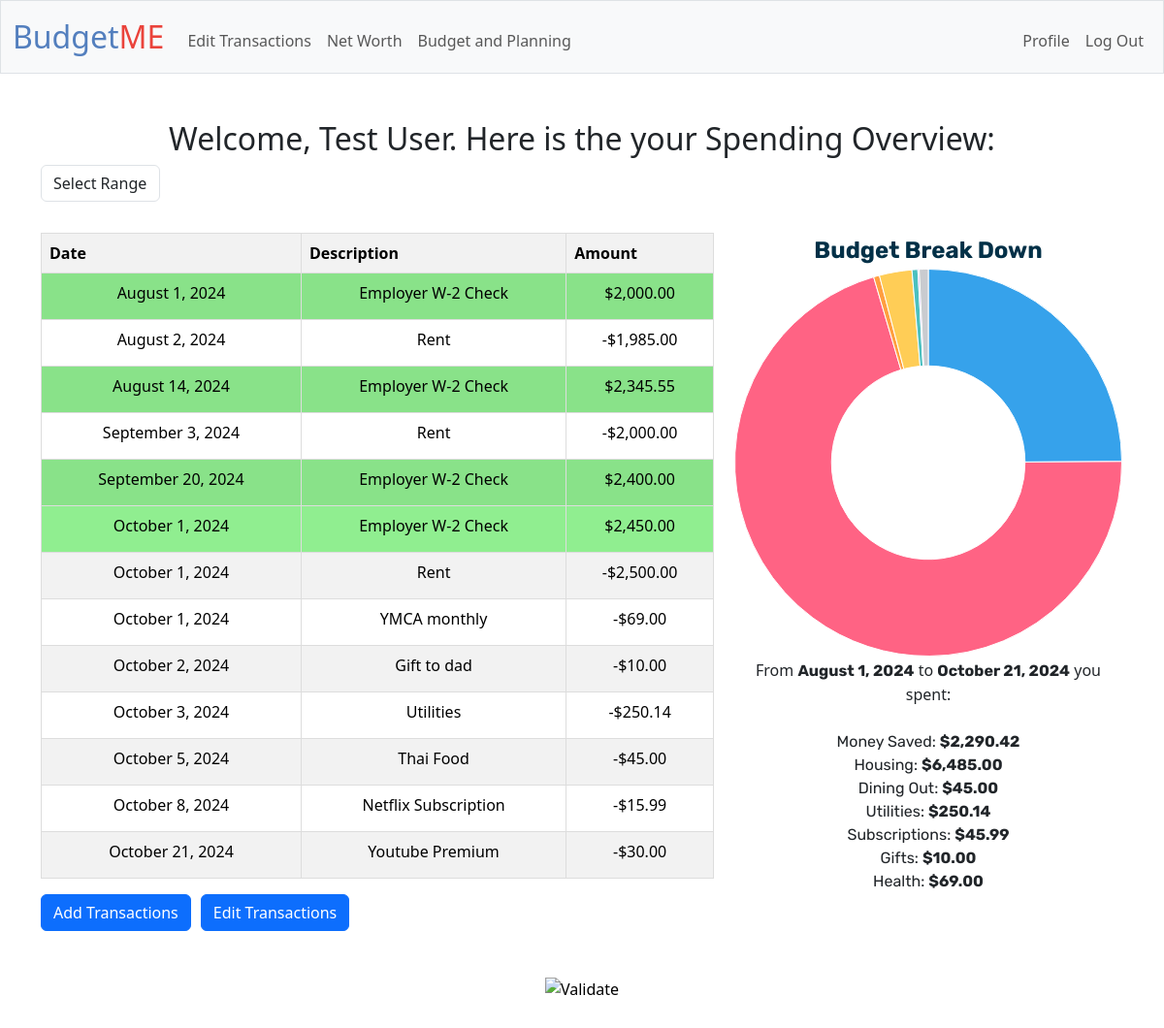
Screenshot of /reports (signed in) with the database file from the repository.
### tables this page shows
CREATE TABLE transactions (id INTEGER PRIMARY KEY AUTOINCREMENT, user_id INTEGER NOT NULL, type TEXT NOT NULL, amount REAL NOT NULL, description TEXT, category TEXT, transaction_date DATETIME DEFAULT CURRENT_TIMESTAMP, source TEXT, FOREIGN KEY (user_id) REFERENCES
 users(id) ON DELETE CASCADE);

### app.py (the view, shortened to what this page needs)
@app.route("/reports", methods=["GET"])
@login_required
def reports():
    if request.args.get('startMonth') and request.args.get('endMonth'):
        start_month = request.args.get('startMonth') + "-01"
        end_month = request.args.get('endMonth') + "-31"
        user_data = db.execute("SELECT id, type, amount, description, category, transaction_date, source FROM transactions WHERE user_id = ? AND transaction_date\
                                BETWEEN ? AND ?", session["user_id"], start_month, end_month)
    else:
        user_data = db.execute("SELECT id, type, amount, description, category, transaction_date, source FROM transactions WHERE user_id = ?", session["user_id"])
    pie_chart_data_dict = {
        'money_saved': 0,
    }
    chart_description = []
    for i in user_data:
        if i['type'] == 'income':
            pie_chart_data_dict['money_saved'] = pie_chart_data_dict['money_saved'] + i['amount']
        else:
            pie_chart_data_dict[i['category']] = pie_chart_data_dict.get(i['category'], 0) + i['amount']
            pie_chart_data_dict['money_saved'] = pie_chart_data_dict['money_saved'] - i['amount']
    chart_labels, chart_data = [], []
    for key, value in pie_chart_data_dict.items():
        chart_labels.append(category_format(key))
        chart_data.append(int(value))
        chart_description.append({'category': category_format(key), 'amount': usd(value)})
    user_data.sort(key=lambda x: x['transaction_date'])
    """Render Monthly and Yearly statistics here"""
    return render_template("reports.html", user_data=user_data, chart_description=chart_description, chart_labels=chart_labels, chart_data=chart_data, name=session["username"])

### app.py (called while the page is built)
@app.after_request
def after_request(response):
    response.headers["Cache-Control"] = "no-cache, no-store, must-revalidate"
    response.headers["Expires"] = 0
    response.headers["Pragma"] = "no-cache"
    return response

### helpers.py (called while the page is built)
def login_required(f):
    @wraps(f)
    def decorated_function(*args, **kwargs):
        if session.get("user_id") is None:
            return redirect("/login")
        return f(*args, **kwargs)
    return decorated_function

def usd(value, type=""):
    if type == 'expense':
        return f"-${value:,.2f}"
    else:
        return f"${value:,.2f}"

def date_format(str):
    MONTHS = {
    1: "January", 2: "February", 3: "March", 4: "April", 5: "May", 6: "June", 7: "July", 8: "August", 9: "September", 10: "October", 11: "November", 12: "December"}
    split = str.split("-")
    return f"{MONTHS[int(split[1])]} {int(split[2])}, {split[0]}"

def category_format(str):
    answer = ""
    for i in range(0, len(str)):
        if i == 0:
            answer += str[i].upper()
        else:
            if str[i - 1] == '_':
                answer += str[i].upper()
            else:
                if str[i] == '_':
                    answer += ' '
                else:
                    answer += str[i]
    return answer

### templates/reports.html (shortened to what this page needs)
{% extends "layout.html" %}
{% block main %}
<tbody>
        <h2>Welcome, {{ name }}. Here is the your Spending Overview:</h2>
        <form action="reports" method="get" id="range_table">
            <div class="mb-3">
                <select class="form-control w-auto" name="report_type" id="report_type">
                    <option value="" disabled selected >Select Range</option>
                </select>
            </div>
        </form>
    <div class="table_chart-container">
        <table class="table table-hover table-striped income_expense-table" id="transactions_table">
            <thead>
                <tr class="list-heading">
                    <th scope="row">Date</th>
                    <th scope="row">Description</th>
                    <th scope="row">Amount</th>
                </tr>
            </thead>
                {% for data in user_data %}
                <tr class="{{ data.type }}" id="row-{{ data.id }}">
                    <td class="row-date">{{ data.transaction_date | date_format}}</td>
                    <td class="row-description">{{ data.description }}</td>
                    <td class="row-amount">{% if data.type == 'expense' %}-{% endif %}{{ data.amount | usd}}</td>
                </tr>
                {% endfor %}
        </table>
        <table class="chart-table">
            <thead>
                <tr>
                    <th class="chart-heading">
                        Budget Break Down
                    </th>
                </tr>
            </thead>
            <tbody class="budget-breakdown">
                <tr>
                    <td>
                        <div class="chart-container">
                            <canvas  id="myChart"></canvas>
                        </div>
                    </td>
                </tr>
                <tr>
                    <td>
                        <div class="chart-details">
                                <div>
                                    {% if user_data %}
                                    From
                                        <span class="chart_date">{{ user_data[0].transaction_date | date_format}}</span> to
                                        <span class="chart_date">{{ user_data[-1].transaction_date | date_format }}</span> you spent:
                                    {% else %}
                                    Please enter transactions to render data.
                                    {% endif %}
                                </div>
                                <ul>
                                    {% for data in chart_description %}
                                        <li>{{ data.category }}: <span class="chart_amount">{{ data.amount }}</span></li>
                                    {% endfor %}
                                </ul>
                        </div>
                    </td>
                </tr>
            </tbody>
        </table>
    </div>
        <script>
            const ctx = document.getElementById('myChart');
            const chartData = {
            labels: {{ chart_labels | tojson }},
            data: {{ chart_data | tojson }},
            borderWidth: 1
            };
            new Chart(ctx,
            {
                type: 'doughnut',
                data:
                {
                labels: chartData.labels,
                datasets:
                [
                    {
                    label: '$',
                    data: chartData.data,
                    borderWidth: chartData.borderWidth
                    }
                ]
                },
                options:
                {
                borderWidth: 10,
                borderRaidus: 6,
                hoverBorderWidth: 0,
                plugins:
                {
                    legend:
                    {
                    display: false,
                    }
                }
                }
            }
            );
        </script>
        <div class="button-container">
            <form action="/transactions" method="get">
                <button class="btn btn-primary" type="submit" id="the_transaction_submit">Add Transactions</button>
            </form>
            <form action="/editreports" method="get">
                <button class="btn btn-primary" type="submit" id="the_edit_submit">Edit Transactions</button>
            </form>
        </div>
</tbody>
{% endblock %}

### static/styles.css (style rules this page uses)
.table { width: 100%; border-collapse: collapse; }
.table th, .table td { border: 1px solid #ddd; padding: 8px; }
.table th { background-color: #f2f2f2; text-align: left; }
tr.income td { background-color: lightgreen !important; }
.chart-heading { font-family: 'Rubik', sans-serif; color: #023047; text-transform:capitalize; font-size: 24px; text-align: center; display: inline }
.chart-details ul { font-family: 'Rubik', sans-serif; display: inline; gap: 24px; text-align: center; list-style-type: none; }
.chart_amount, .chart_date { font-family: 'Rubik', sans-serif; font-weight: bold; }
.chart-container { width: 400px; }
.table_chart-container { display: flex; column-gap: 20px; }
div.button-container { display: flex; gap: 10px; }

### rows the page displays
transactions: transaction_date "August 1, 2024", description "Employer W-2 Check", amount "$2,000.00"
transactions: transaction_date "August 2, 2024", description "Rent", amount "$1,985.00"
transactions: transaction_date "August 14, 2024", description "Employer W-2 Check", amount "$2,345.55"
transactions: transaction_date "September 3, 2024", description "Rent", amount "$2,000.00"
transactions: transaction_date "September 20, 2024", description "Employer W-2 Check", amount "$2,400.00"
transactions: transaction_date "October 1, 2024", description "Employer W-2 Check", amount "$2,450.00"
transactions: transaction_date "October 1, 2024", description "Rent", amount "$2,500.00"
transactions: transaction_date "October 1, 2024", description "YMCA monthly", amount "$69.00", category "Health"
transactions: transaction_date "October 2, 2024", description "Gift to dad", amount "$10.00", category "Gifts"
transactions: transaction_date "October 3, 2024", description "Utilities", amount "$250.14", category "Utilities"
transactions: transaction_date "October 5, 2024", description "Thai Food", amount "$45.00"
transactions: transaction_date "October 8, 2024", description "Netflix Subscription", amount "$15.99"
transactions: transaction_date "October 21, 2024", description "Youtube Premium", amount "$30.00"

### other values shown
{{ name }} "Test User"
{{ data.category }} "Money Saved" "Housing" "Dining Out" "Subscriptions"
{{ data.amount }} "$2,290.42" "$6,485.00" "$45.00" "$45.99"
chart data {{ chart_data | tojson }} [2290, 6485, 45, 250, 45, 10, 69]
